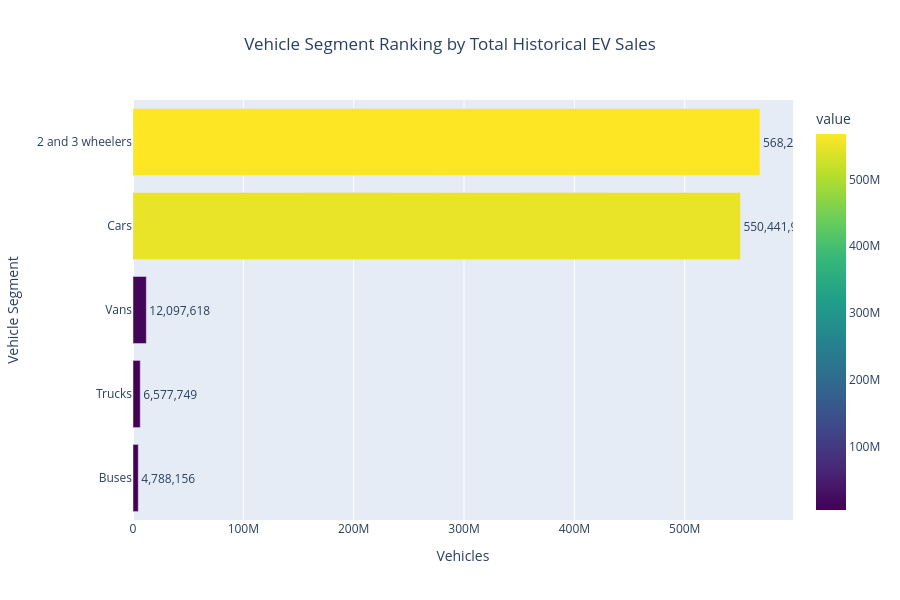

The notebook cell saved with this chart:
### Markdown cell above
### Business Insights

Several structural characteristics emerge from the vehicle segment analysis.

- Passenger cars remain the dominant contributor to global EV sales.
- Two- and three-wheelers constitute the second-largest electrified mobility segment, particularly in emerging markets.
- Vans and buses have demonstrated steady growth driven by commercial logistics and public transportation electrification.
- Electric trucks remain at an earlier stage of adoption but exhibit increasing deployment in recent years.
- The market has diversified substantially since 2018, with electrification expanding beyond private passenger vehicles.

### Code cell
ranking = (

    market_df

    .groupby("mode")["value"]

    .sum()

    .sort_values()

    .reset_index()

)

fig = px.bar(

    ranking,

    x="value",

    y="mode",

    orientation="h",

    text="value",

    color="value",

    color_continuous_scale="Viridis",

    title="Vehicle Segment Ranking by Total Historical EV Sales"

)

fig.update_traces(

    texttemplate="%{text:,.0f}",

    textposition="outside"

)

fig.update_layout(

    title_x=0.5,

    height=600,

    xaxis_title="Vehicles",

    yaxis_title="Vehicle Segment"

)

fig.show()

### Figure 1 — Plotly figure (JSON) as saved in the notebook; plotly's stock layout.template omitted (floating-point values rounded to 4 significant figures)
{"data": [{"hovertemplate": "value=%{marker.color}<br>mode=%{y}<extra></extra>", "legendgroup": "", "marker": {"color": [4788000.0, 6578000.0, 12100000.0, 550400000.0, 568200000.0], "coloraxis": "coloraxis", "pattern": {"shape": ""}}, "name": "", "orientation": "h", "showlegend": false, "text": [4788000.0, 6578000.0, 12100000.0, 550400000.0, 568200000.0], "textposition": "outside", "texttemplate": "%{text:,.0f}", "type": "bar", "x": [4788000.0, 6578000.0, 12100000.0, 550400000.0, 568200000.0], "xaxis": "x", "y": ["Buses", "Trucks", "Vans", "Cars", "2 and 3 wheelers"], "yaxis": "y"}], "layout": {"barmode": "relative", "coloraxis": {"colorbar": {"title": {"text": "value"}}, "colorscale": [[0, "#440154"], [0.1111, "#482878"], [0.2222, "#3e4989"], [0.3333, "#31688e"], [0.4444, "#26828e"], [0.5556, "#1f9e89"], [0.6667, "#35b779"], [0.7778, "#6ece58"], [0.8889, "#b5de2b"], [1, "#fde725"]]}, "height": 600, "legend": {"tracegroupgap": 0}, "title": {"text": "Vehicle Segment Ranking by Total Historical EV Sales", "x": 0.5}, "xaxis": {"anchor": "y", "domain": [0, 1], "title": {"text": "Vehicles"}}, "yaxis": {"anchor": "x", "domain": [0, 1], "title": {"text": "Vehicle Segment"}}}}
